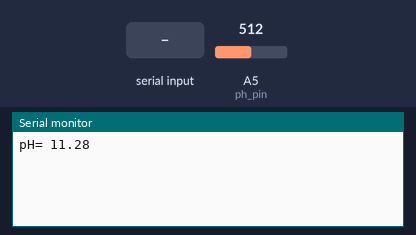
The sketch below on a simulated Arduino Uno, built with avr-gcc and run on an emulated ATmega328P. Shown: the last lines printed to the serial monitor. Inputs (shaded band) come from the test bench; at power-on: A5 (ph_pin) = 512.

Above: at 1.2 s.
1.3 s: "1\n" received over the second serial link
At 3.3 s:
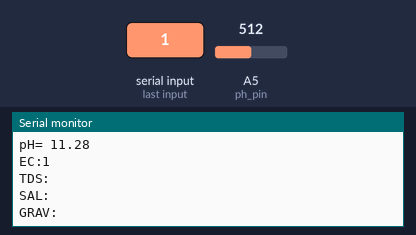
4.4 s: A5 (ph_pin) set to 716
At 5.8 s:
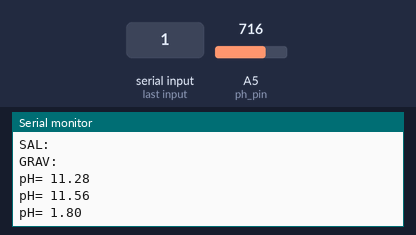
5.9 s: "0\n" received over the second serial link
At 7.29 s:
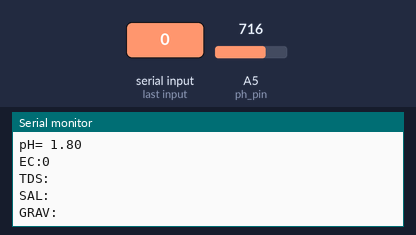
7.4 s: A5 (ph_pin) set to 900
At 7.8 s:
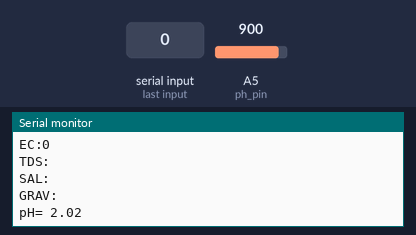
Timing chart, 0 to 9.9 s (numbered marks = the images above; inputs shaded):
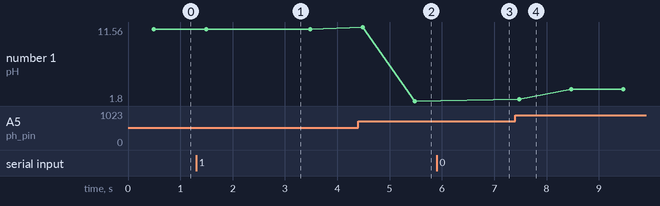

Measured:
- after the input at 1.3 s, the serial monitor: prints a new line after 1.7 s (image 1)
- after the input at 4.4 s, the serial monitor: prints a new line after 0.08 s (image 2)
- after the input at 5.9 s, the serial monitor: prints a new line after 1.1 s (image 3)
- after the input at 7.4 s, the serial monitor: prints a new line after 0.08 s (image 4)
- plotted number 1: 11.28 → 1.8 after the input at 4.4 s, 1.8 → 3.34 after the input at 7.4 s

The sketch:

_PHandEC.ino.ino
```cpp
//This code has intentionally has been written to be overly lengthy and includes unnecessary steps.
//Many parts of this code can be truncated. This code was written to be easy to understand.
//Code efficiency was not considered. Modify this code as you see fit.
//This code will output data to the Arduino serial monitor. Type commands into the Arduino serial monitor to control the EC circuit.


//As of 11/6/14 the default baud rate has changed to 9600.
//The old defaul baud rate was 38400.


#include <SoftwareSerial.h>      //we have to include the SoftwareSerial library, or else we can't use it.
#define rx 2                     //define what pin rx is going to be.
#define tx 3                     //define what pin Tx is going to be.

SoftwareSerial myserial(rx, tx); //define how the soft serial port is going to work.
SoftwareSerial myserial1(0, 1);


char EC_data[48];                  //we make a 20 byte character array to hold incoming data from the EC.
char computerdata[20];             //we make a 20 byte character array to hold incoming data from a pc/mac/other.
byte received_from_computer=0;     //we need to know how many characters have been received.
byte received_from_sensor=0;       //we need to know how many characters have been received.
byte string_received=0;            //used to identify when we have received a string from the EC circuit.


float EC_float=0;                  //used to hold a floating point number that is the EC.
float TDS_float ;                  //used to hold a floating point number that is the TDS.
float SAL__float;                  //used to hold a floating point number that is the Salinity.
float GRAV__float;                 //used to hold a floating point number that is the Specific gravity.


char *EC;                          //char pointer used in string parsing
char *TDS;                         //char pointer used in string parsing
char *SAL;                         //char pointer used in string parsing
char *GRAV;                        //char pointer used in string parsing


// change this to whatever pin you&#39;ve moved the jumper to
int ph_pin = 5;
//int for the averaged reading
int reading;
//int for conversion to millivolts
int millivolts;
//float for the ph value
float ph_value;
int i;
// highly recommended that you hook everything up and check the arduino&#39;s voltage with a
//multimeter.
// It doesn&#39;t make that much of a difference, but
// if you want it to be highly accurate than do this step
#define ARDUINO_VOLTAGE 5.0
// PH_GAIN is (4000mv / (59.2 * 7)) // 4000mv is max output and 59.2 * 7 is the maximum range (in
//millivolts) for the ph probe.
#define PH_GAIN 9.6525


void setup(){
     Serial.begin(9600);          //enable the hardware serial port
     myserial.begin(9600);        //enable the software serial port
      }


 void serialEvent(){               //this interrupt will trigger when the data coming from the serial monitor(pc/mac/other) is received.
           received_from_computer=Serial.readBytesUntil(13,computerdata,20); //we read the data sent from the serial monitor(pc/mac/other) until we see a <CR>. We also count how many characters have been received.
           computerdata[received_from_computer]=0; //we add a 0 to the spot in the array just after the last character we received. This will stop us from transmitting incorrect data that may have been left in the buffer.
           myserial.print(computerdata);           //we transmit the data received from the serial monitor(pc/mac/other) through the soft serial port to the EC Circuit.
           myserial.print('\r');                   //all data sent to the EC Circuit must end with a <CR>.
          }


void loop(){

  // if(myserial.available() > 0){        //if we see that the EC Circuit has sent a character.
  //    received_from_sensor=myserial.readBytesUntil(13,EC_data,48); //we read the data sent from EC Circuit until we see a <CR>. We also count how many character have been received.
  //    EC_data[received_from_sensor]=0;  //we add a 0 to the spot in the array just after the last character we received. This will stop us from transmitting incorrect data that may have been left in the buffer.

  //    if((EC_data[0] >= 48) && (EC_data[0] <=57)){   //if ec_data[0] is a digit and not a letter
  //       pars_data();
  //       }
  //    else
  //      Serial.println(EC_data);            //if the data from the EC circuit does not start with a number transmit that data to the serial monitor.
  // }
  if(myserial1.available() > 0){        //if we see that the EC Circuit has sent a character.
     received_from_sensor=myserial1.readBytesUntil(13,EC_data,48); //we read the data sent from EC Circuit until we see a <CR>. We also count how many character have been received.
     EC_data[received_from_sensor]=0;  //we add a 0 to the spot in the array just after the last character we received. This will stop us from transmitting incorrect data that may have been left in the buffer.

     if((EC_data[0] >= 48) && (EC_data[0] <=57)){   //if ec_data[0] is a digit and not a letter
        pars_data();
        }
     else
       Serial.println(EC_data);            //if the data from the EC circuit does not start with a number transmit that data to the serial monitor.
  }
 //take a sample of 50 readings
 reading = 0;
 for(i = 1; i < 50; i++) {
 reading += analogRead(ph_pin);
 delay(10);
 }
 //average it out
 reading /= i;
 //convert to millivolts. remember for higher accuracy measure your arduino&#39;s
 //voltage with a multimeter and change ARDUINO_VOLTAGE
 millivolts = ((reading * ARDUINO_VOLTAGE) / 1024) * 1000;
 ph_value = ((millivolts / PH_GAIN) / 59.2) + 7;
 Serial.print("pH= ");
 Serial.println(ph_value);
 delay(500);

}

  void pars_data(){

        EC=strtok(EC_data, ",");                //let's pars the string at each comma.
        TDS=strtok(NULL, ",");                  //let's pars the string at each comma.
        SAL=strtok(NULL, ",");                  //let's pars the string at each comma.
        GRAV=strtok(NULL, ",");                 //let's pars the string at each comma.


        Serial.print("EC:");                //We now print each value we parsed sepratly.
        Serial.println(EC);                 //this is the EC value.

        Serial.print("TDS:");               //We now print each value we parsed sepratly.
        Serial.println(TDS);                //this is the TDS value.

        Serial.print("SAL:");               //We now print each value we parsed sepratly.
        Serial.println(SAL);                //this is the salinity value.

        Serial.print("GRAV:");              //We now print each value we parsed sepratly.
        Serial.println(GRAV);               //this is the Specific gravity.
        Serial.println();                   //this just makes the output easyer to read.
        }


//here are some functions you might find useful
//these functions are not enabled

/*

void ECFactoryDefault(){           //factory defaults the EC circuit
  myserial.print("X\r");}          //send the "X" command to factory reset the device


void read_info(){                  //get device info
   myserial.print("I\r");}        //send the "I" command to query the information


void sleep(){
  myserial.print("sleep\r");}        //send the "sleep" command to put the EC circuit in a low power state


void ECSetLEDs(byte enabled)      //turn the LEDs on or off
{
  if(enabled)                     //if enabled is > 0
     myserial.print("L,1\r");      //the LED's will turn ON
  else                            //if enabled is 0
    myserial.print("L,0\r");      //the LED's will turn OFF
}
*/
```
